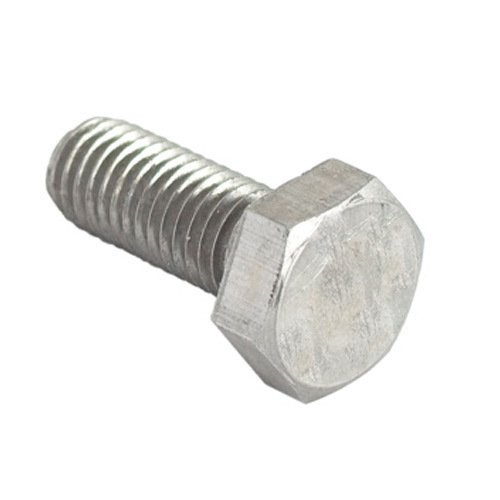
#> input picture opencv/data/bolt.jpg, 500 x 500 px
$ python main.py   (older library calls are emulated)
#> lines starting #> are read from the running program, lines starting #| are printed output that depends on the picture; after the words box and inside, x2 and y2 are one past the last pixel; in counts of white or black regions, pixels touching at a corner belong together
import cv2
import matplotlib.pyplot as plt

img = cv2.imread('data/bolt.jpg',0)
#> img: shape (500, 500); min 53, max 255, mean 236.1
'''
imgTh = cv2.threshold(
    img,
    255,
    cv2.ADAPTIVE_THRESH_GAUSSIAN_C,
    cv2.THRESH_BINARY,
    11)
'''
#cv2.imshow('res',img)

#img = cv2.medianBlur(img,5)
laplacian = cv2.Laplacian(img,cv2.CV_64F,ksize=7)
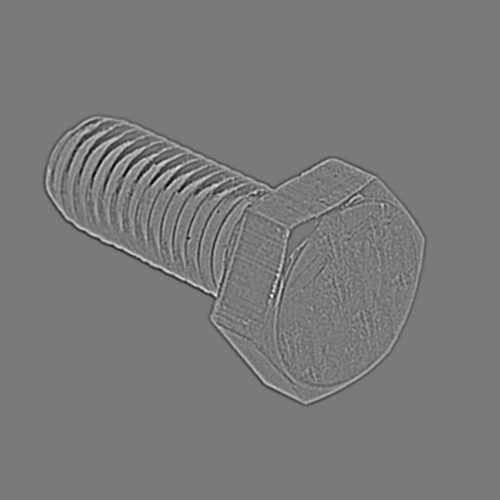
#> laplacian: shape (500, 500) float64; min -38932, max 42084, mean 0; drawn with min black and max white
plt.imshow(img, cmap='gray')
plt.show()
plt.imshow(laplacian, cmap='gray')
plt.show()

canny = cv2.Canny(img,100,200)
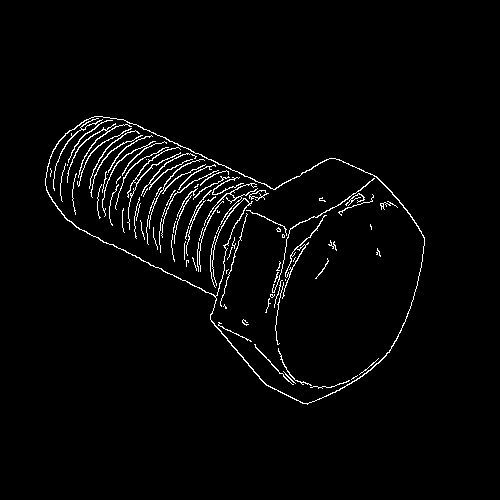
#> canny: shape (500, 500); 2.5% white in thin lines or dots, all inside (x1, y1, x2, y2) = (45, 116, 425, 405)
plt.imshow(canny, cmap='gray')
plt.show()
